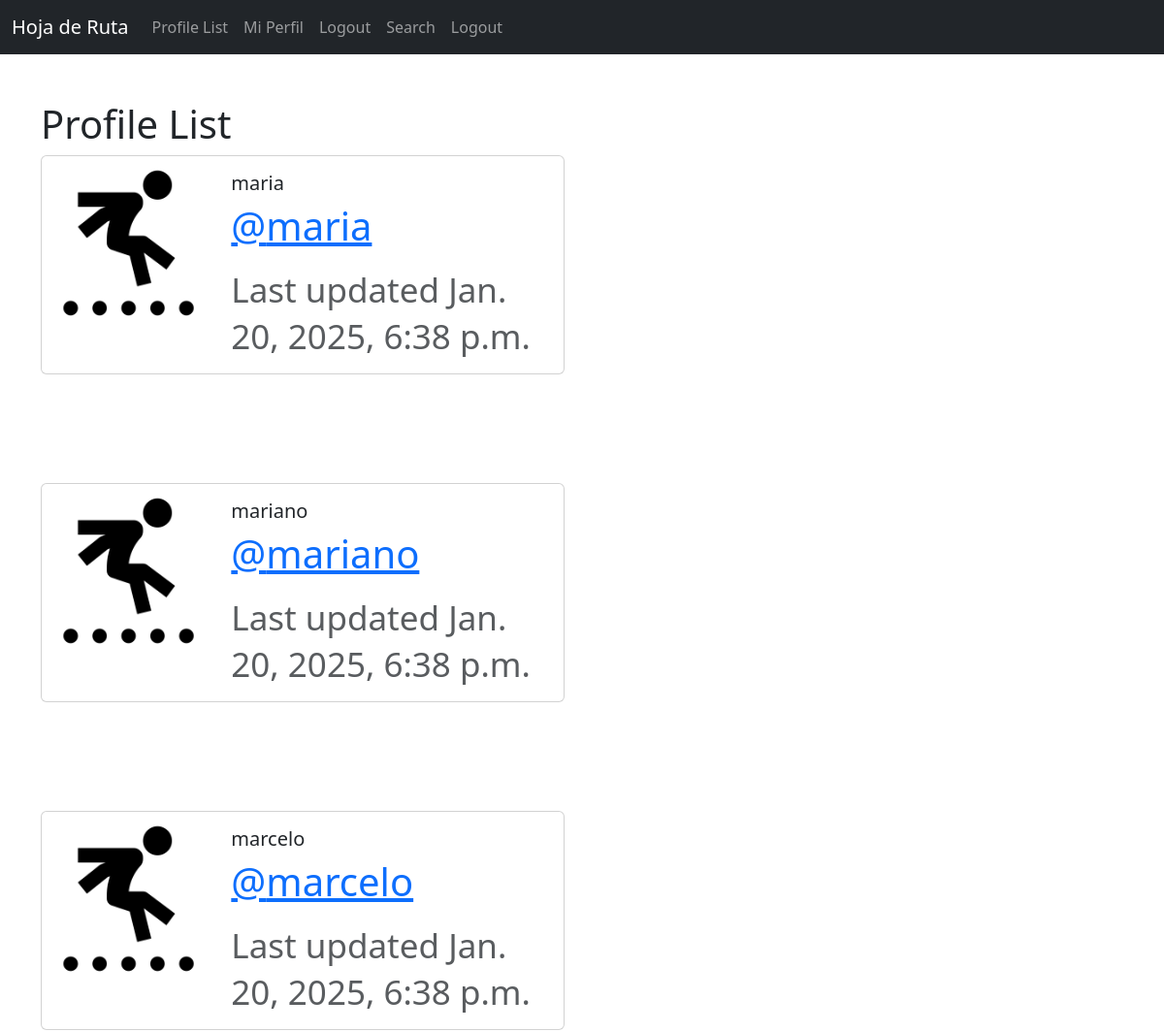
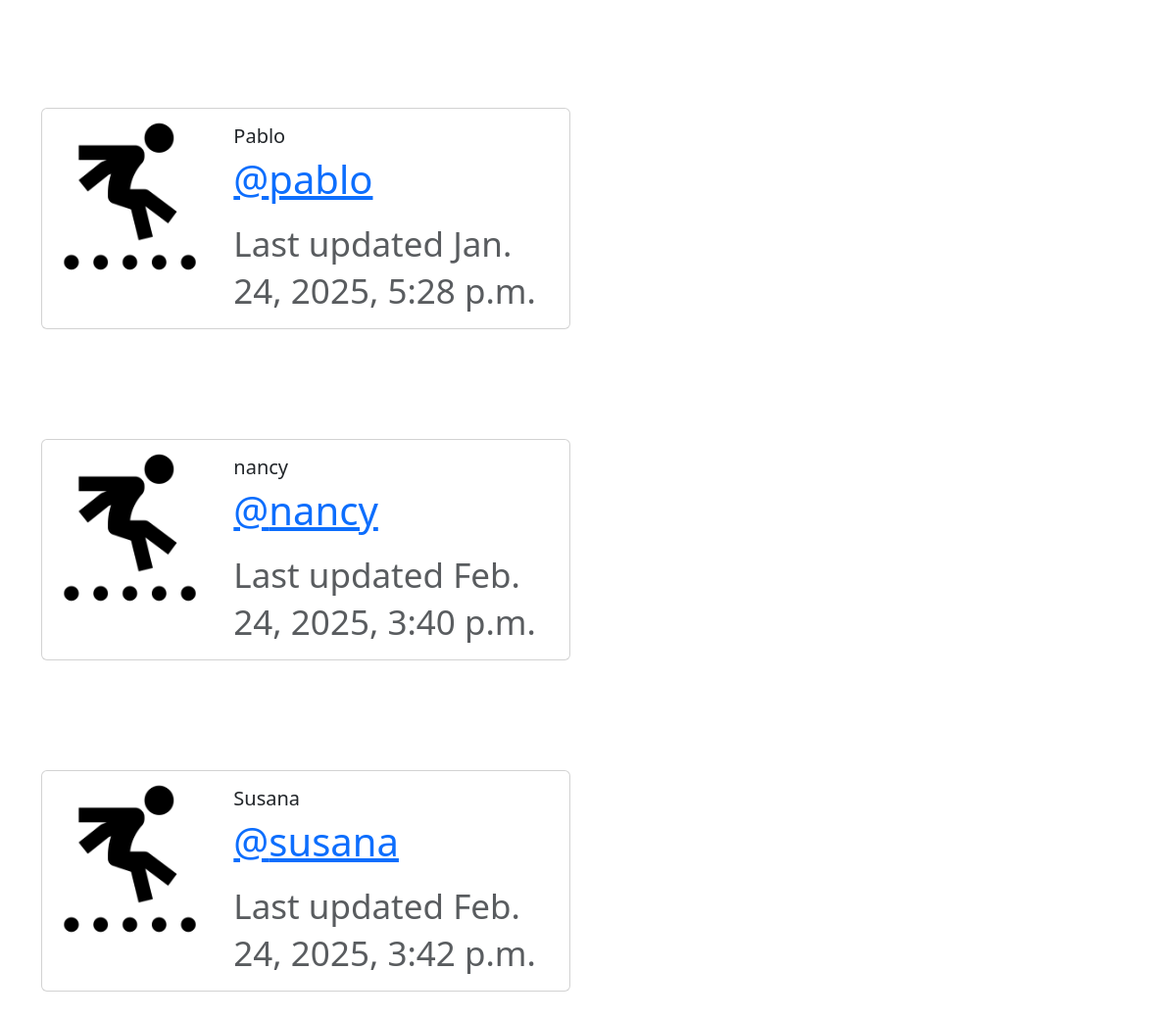
Screenshot of /profile_list/ (signed in) with the database file from the repository (2 pictures, top to bottom).
### hoja_campo/models.py (models this page shows, shortened)
class Profile(models.Model):
    user = models.OneToOneField(User, on_delete=models.CASCADE)
    follows = models.ManyToManyField("self", related_name="followed_by", symmetrical=False, blank=True)
    date_modified = models.DateTimeField(User, auto_now=True)

### hoja_campo/views.py (the view)
# urls.py: path('profile_list/', views.profile_list, name='profile_list'),
def profile_list(request):
    if request.user.is_authenticated:
        profiles = Profile.objects.exclude(user=request.user)
        return render(request, 'profile_list.html', {"profiles":profiles})
    else:
        messages.success(request, ("Tenes que estar logueado"))
        return render(request, 'login.html', {})

### hoja_campo/hoja_campo/templates/profile_list.html
{% extends 'base.html' %}
{% load static %}
{% block content %}
<h1>Profile List<h1>
{% if profiles %}
     {% for profile in profiles %}
     <div class="card mb-3" style="max-width: 540px;">
        <div class="row g-0">
          <div class="col-md-4">
            <img src="{% static 'images/user.png' %}" class="img-fluid rounded-start" alt="Profile_Image">
          </div>
          <div class="col-md-8">
            <div class="card-body">
              <h5 class="card-title">{{ profile.user.username }}</h5>
              <p class="card-text"><a href="{% url 'profile' profile.user.id %}">@{{ profile.user.username|lower }}</a></p>
              <p class="card-text"><small class="text-body-secondary">Last updated {{ profile.date_modified }}</small></p>
            </div>
          </div>
        </div>
      </div>
      <br/><br/>
     {% endfor %}
{% endif %}
{% endblock %}

### rows the page displays
Profile: user.username "maria", date_modified "Jan. 20, 2025, 6:38 p.m."
Profile: user.username "mariano", date_modified "Jan. 20, 2025, 6:38 p.m."
Profile: user.username "marcelo", date_modified "Jan. 20, 2025, 6:38 p.m."
Profile: user.username "Pablo", user.username "pablo", date_modified "Jan. 24, 2025, 5:28 p.m."
Profile: user.username "nancy", date_modified "Feb. 24, 2025, 3:40 p.m."
Profile: user.username "Susana", user.username "susana", date_modified "Feb. 24, 2025, 3:42 p.m."
